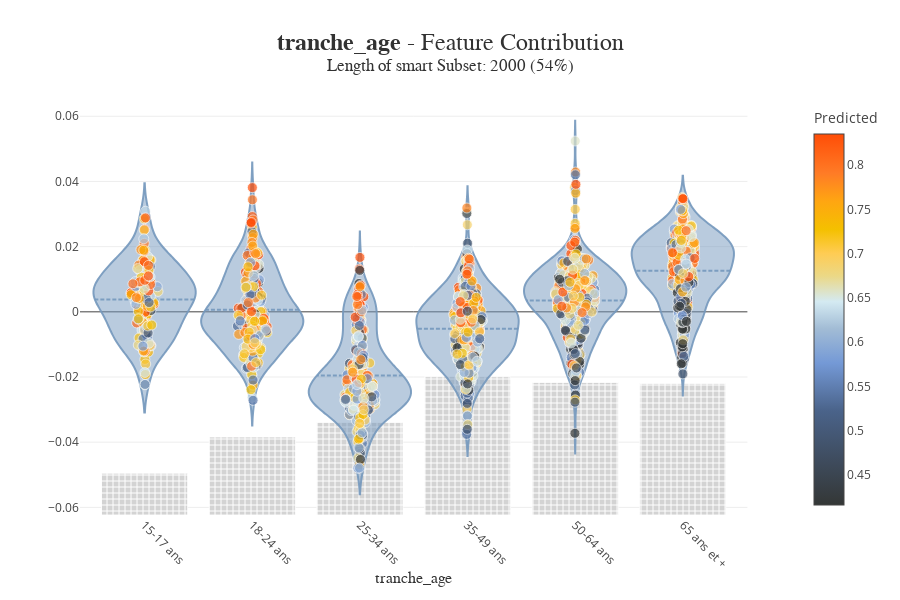

Notebook source saved alongside this figure:
### Code cell
#détail par variable avec Shapash
xpl.plot.contribution_plot(col="tranche_age")

### Figure 1 — Plotly figure (JSON) as saved in the notebook; plotly's stock layout.template omitted (floating-point values rounded to 4 significant figures; data arrays with more than 128 entries replaced by an {"elided": "..."} marker saying what was removed)
{"data": [{"hoverinfo": "none", "marker": {"color": "white", "line": {"color": "white", "width": 0.8}, "pattern": {"bgcolor": "rgb(211, 211, 211)", "fillmode": "replace", "shape": "+", "size": 6}}, "showlegend": false, "type": "bar", "x": [0], "y": [0.068]}, {"hovertext": {"elided": "136 str values"}, "line": {"color": "rgba(117, 152, 189, 0.9)"}, "marker": {"line": {"color": "white", "width": 0.8}, "size": 10}, "meanline": {"visible": true}, "name": "15-17 ans", "points": false, "showlegend": false, "side": "both", "type": "violin", "x": {"elided": "136 int values"}, "xaxis": "x", "y": {"elided": "136 float values"}, "yaxis": "y2"}, {"customdata": {"elided": "136x2 mixed values"}, "hovertemplate": "<b>%{hovertext}</b><br />tranche_age :<br />%{customdata[0]}<br />Contribution: %{y:.4f}<extra></extra>", "hovertext": {"elided": "136 str values"}, "marker": {"cmax": 0.835, "cmin": 0.4161, "color": {"elided": "136 float values"}, "colorscale": [[0, "rgb(52, 55, 54)"], [0.254, "rgb(74, 99, 138)"], [0.3824, "rgb(116, 153, 214)"], [0.4755, "rgb(162, 188, 213)"], [0.5482, "rgb(212, 234, 242)"], [0.6171, "rgb(235, 216, 134)"], [0.6789, "rgb(255, 204, 83)"], [0.7427, "rgb(244, 192, 0)"], [0.818, "rgb(255, 166, 17)"], [0.8945, "rgb(255, 123, 38)"], [1, "rgb(255, 77, 7)"]], "line": {"color": "white", "width": 0.8}, "opacity": 0.7, "size": 10}, "mode": "markers", "name": "15-17 ans", "showlegend": false, "type": "scatter", "x": {"elided": "136 float values"}, "xaxis": "x", "y": {"elided": "136 float values"}, "yaxis": "y2"}, {"hoverinfo": "none", "marker": {"color": "white", "line": {"color": "white", "width": 0.8}, "pattern": {"bgcolor": "rgb(211, 211, 211)", "fillmode": "replace", "shape": "+", "size": 6}}, "showlegend": false, "type": "bar", "x": [1], "y": [0.127]}, {"hovertext": {"elided": "254 str values"}, "line": {"color": "rgba(117, 152, 189, 0.9)"}, "marker": {"line": {"color": "white", "width": 0.8}, "size": 10}, "meanline": {"visible": true}, "name": "18-24 ans", "points": false, "showlegend": false, "side": "both", "type": "violin", "x": {"elided": "254 int values"}, "xaxis": "x", "y": {"elided": "254 float values"}, "yaxis": "y2"}, {"customdata": {"elided": "254x2 mixed values"}, "hovertemplate": "<b>%{hovertext}</b><br />tranche_age :<br />%{customdata[0]}<br />Contribution: %{y:.4f}<extra></extra>", "hovertext": {"elided": "254 str values"}, "marker": {"cmax": 0.835, "cmin": 0.4161, "color": {"elided": "254 float values"}, "colorscale": [[0, "rgb(52, 55, 54)"], [0.254, "rgb(74, 99, 138)"], [0.3824, "rgb(116, 153, 214)"], [0.4755, "rgb(162, 188, 213)"], [0.5482, "rgb(212, 234, 242)"], [0.6171, "rgb(235, 216, 134)"], [0.6789, "rgb(255, 204, 83)"], [0.7427, "rgb(244, 192, 0)"], [0.818, "rgb(255, 166, 17)"], [0.8945, "rgb(255, 123, 38)"], [1, "rgb(255, 77, 7)"]], "line": {"color": "white", "width": 0.8}, "opacity": 0.7, "size": 10}, "mode": "markers", "name": "18-24 ans", "showlegend": false, "type": "scatter", "x": {"elided": "254 float values"}, "xaxis": "x", "y": {"elided": "254 float values"}, "yaxis": "y2"}, {"hoverinfo": "none", "marker": {"color": "white", "line": {"color": "white", "width": 0.8}, "pattern": {"bgcolor": "rgb(211, 211, 211)", "fillmode": "replace", "shape": "+", "size": 6}}, "showlegend": false, "type": "bar", "x": [2], "y": [0.1505]}, {"hovertext": {"elided": "301 str values"}, "line": {"color": "rgba(117, 152, 189, 0.9)"}, "marker": {"line": {"color": "white", "width": 0.8}, "size": 10}, "meanline": {"visible": true}, "name": "25-34 ans", "points": false, "showlegend": false, "side": "both", "type": "violin", "x": {"elided": "301 int values"}, "xaxis": "x", "y": {"elided": "301 float values"}, "yaxis": "y2"}, {"customdata": {"elided": "301x2 mixed values"}, "hovertemplate": "<b>%{hovertext}</b><br />tranche_age :<br />%{customdata[0]}<br />Contribution: %{y:.4f}<extra></extra>", "hovertext": {"elided": "301 str values"}, "marker": {"cmax": 0.835, "cmin": 0.4161, "color": {"elided": "301 float values"}, "colorscale": [[0, "rgb(52, 55, 54)"], [0.254, "rgb(74, 99, 138)"], [0.3824, "rgb(116, 153, 214)"], [0.4755, "rgb(162, 188, 213)"], [0.5482, "rgb(212, 234, 242)"], [0.6171, "rgb(235, 216, 134)"], [0.6789, "rgb(255, 204, 83)"], [0.7427, "rgb(244, 192, 0)"], [0.818, "rgb(255, 166, 17)"], [0.8945, "rgb(255, 123, 38)"], [1, "rgb(255, 77, 7)"]], "line": {"color": "white", "width": 0.8}, "opacity": 0.7, "size": 10}, "mode": "markers", "name": "25-34 ans", "showlegend": false, "type": "scatter", "x": {"elided": "301 float values"}, "xaxis": "x", "y": {"elided": "301 float values"}, "yaxis": "y2"}, {"hoverinfo": "none", "marker": {"color": "white", "line": {"color": "white", "width": 0.8}, "pattern": {"bgcolor": "rgb(211, 211, 211)", "fillmode": "replace", "shape": "+", "size": 6}}, "showlegend": false, "type": "bar", "x": [3], "y": [0.225]}, {"hovertext": {"elided": "450 str values"}, "line": {"color": "rgba(117, 152, 189, 0.9)"}, "marker": {"line": {"color": "white", "width": 0.8}, "size": 10}, "meanline": {"visible": true}, "name": "35-49 ans", "points": false, "showlegend": false, "side": "both", "type": "violin", "x": {"elided": "450 int values"}, "xaxis": "x", "y": {"elided": "450 float values"}, "yaxis": "y2"}, {"customdata": {"elided": "450x2 mixed values"}, "hovertemplate": "<b>%{hovertext}</b><br />tranche_age :<br />%{customdata[0]}<br />Contribution: %{y:.4f}<extra></extra>", "hovertext": {"elided": "450 str values"}, "marker": {"cmax": 0.835, "cmin": 0.4161, "color": {"elided": "450 float values"}, "colorscale": [[0, "rgb(52, 55, 54)"], [0.254, "rgb(74, 99, 138)"], [0.3824, "rgb(116, 153, 214)"], [0.4755, "rgb(162, 188, 213)"], [0.5482, "rgb(212, 234, 242)"], [0.6171, "rgb(235, 216, 134)"], [0.6789, "rgb(255, 204, 83)"], [0.7427, "rgb(244, 192, 0)"], [0.818, "rgb(255, 166, 17)"], [0.8945, "rgb(255, 123, 38)"], [1, "rgb(255, 77, 7)"]], "line": {"color": "white", "width": 0.8}, "opacity": 0.7, "size": 10}, "mode": "markers", "name": "35-49 ans", "showlegend": false, "type": "scatter", "x": {"elided": "450 float values"}, "xaxis": "x", "y": {"elided": "450 float values"}, "yaxis": "y2"}, {"hoverinfo": "none", "marker": {"color": "white", "line": {"color": "white", "width": 0.8}, "pattern": {"bgcolor": "rgb(211, 211, 211)", "fillmode": "replace", "shape": "+", "size": 6}}, "showlegend": false, "type": "bar", "x": [4], "y": [0.2155]}, {"hovertext": {"elided": "431 str values"}, "line": {"color": "rgba(117, 152, 189, 0.9)"}, "marker": {"line": {"color": "white", "width": 0.8}, "size": 10}, "meanline": {"visible": true}, "name": "50-64 ans", "points": false, "showlegend": false, "side": "both", "type": "violin", "x": {"elided": "431 int values"}, "xaxis": "x", "y": {"elided": "431 float values"}, "yaxis": "y2"}, {"customdata": {"elided": "431x2 mixed values"}, "hovertemplate": "<b>%{hovertext}</b><br />tranche_age :<br />%{customdata[0]}<br />Contribution: %{y:.4f}<extra></extra>", "hovertext": {"elided": "431 str values"}, "marker": {"cmax": 0.835, "cmin": 0.4161, "color": {"elided": "431 float values"}, "colorscale": [[0, "rgb(52, 55, 54)"], [0.254, "rgb(74, 99, 138)"], [0.3824, "rgb(116, 153, 214)"], [0.4755, "rgb(162, 188, 213)"], [0.5482, "rgb(212, 234, 242)"], [0.6171, "rgb(235, 216, 134)"], [0.6789, "rgb(255, 204, 83)"], [0.7427, "rgb(244, 192, 0)"], [0.818, "rgb(255, 166, 17)"], [0.8945, "rgb(255, 123, 38)"], [1, "rgb(255, 77, 7)"]], "line": {"color": "white", "width": 0.8}, "opacity": 0.7, "size": 10}, "mode": "markers", "name": "50-64 ans", "showlegend": false, "type": "scatter", "x": {"elided": "431 float values"}, "xaxis": "x", "y": {"elided": "431 float values"}, "yaxis": "y2"}, {"hoverinfo": "none", "marker": {"color": "white", "line": {"color": "white", "width": 0.8}, "pattern": {"bgcolor": "rgb(211, 211, 211)", "fillmode": "replace", "shape": "+", "size": 6}}, "showlegend": false, "type": "bar", "x": [5], "y": [0.214]}, {"hovertext": {"elided": "428 str values"}, "line": {"color": "rgba(117, 152, 189, 0.9)"}, "marker": {"line": {"color": "white", "width": 0.8}, "size": 10}, "meanline": {"visible": true}, "name": "65 ans et +", "points": false, "showlegend": false, "side": "both", "type": "violin", "x": {"elided": "428 int values"}, "xaxis": "x", "y": {"elided": "428 float values"}, "yaxis": "y2"}, {"customdata": {"elided": "428x2 mixed values"}, "hovertemplate": "<b>%{hovertext}</b><br />tranche_age :<br />%{customdata[0]}<br />Contribution: %{y:.4f}<extra></extra>", "hovertext": {"elided": "428 str values"}, "marker": {"cmax": 0.835, "cmin": 0.4161, "color": {"elided": "428 float values"}, "colorscale": [[0, "rgb(52, 55, 54)"], [0.254, "rgb(74, 99, 138)"], [0.3824, "rgb(116, 153, 214)"], [0.4755, "rgb(162, 188, 213)"], [0.5482, "rgb(212, 234, 242)"], [0.6171, "rgb(235, 216, 134)"], [0.6789, "rgb(255, 204, 83)"], [0.7427, "rgb(244, 192, 0)"], [0.818, "rgb(255, 166, 17)"], [0.8945, "rgb(255, 123, 38)"], [1, "rgb(255, 77, 7)"]], "line": {"color": "white", "width": 0.8}, "opacity": 0.7, "size": 10}, "mode": "markers", "name": "65 ans et +", "showlegend": false, "type": "scatter", "x": {"elided": "428 float values"}, "xaxis": "x", "y": {"elided": "428 float values"}, "yaxis": "y2"}, {"hoverinfo": "none", "marker": {"color": {"elided": "2000 float values"}, "coloraxis": "coloraxis", "line": {"color": "white", "width": 0.8}, "size": 10}, "mode": "markers", "showlegend": false, "type": "scatter", "x": [null], "xaxis": "x", "y": [null], "yaxis": "y2"}], "layout": {"barmode": "overlay", "boxmode": "group", "coloraxis": {"cmax": 0.835, "cmin": 0.4161, "colorbar": {"title": {"text": "Predicted"}}, "colorscale": [[0, "rgb(52, 55, 54)"], [0.254, "rgb(74, 99, 138)"], [0.3824, "rgb(116, 153, 214)"], [0.4755, "rgb(162, 188, 213)"], [0.5482, "rgb(212, 234, 242)"], [0.6171, "rgb(235, 216, 134)"], [0.6789, "rgb(255, 204, 83)"], [0.7427, "rgb(244, 192, 0)"], [0.818, "rgb(255, 166, 17)"], [0.8945, "rgb(255, 123, 38)"], [1, "rgb(255, 77, 7)"]]}, "height": 600, "hovermode": "closest", "title": {"font": {"color": "rgb(50, 50, 50)", "family": "Arial", "size": 24}, "text": "<b>tranche_age</b> - Feature Contribution<br><sup>Length of smart Subset: 2000 (54%)</sup>", "x": 0.5, "xanchor": "center", "y": 0.9167, "yanchor": "middle"}, "violingap": 0.05, "violingroupgap": 0, "violinmode": "overlay", "width": 900, "xaxis": {"anchor": "y", "automargin": true, "domain": [0, 0.94], "dtick": 1, "range": [-0.6, 5.6], "tickangle": 45, "tickmode": "array", "ticktext": ["15-17 ans", "18-24 ans", "25-34 ans", "35-49 ans", "50-64 ans", "65 ans et +"], "tickvals": [0, 1, 2, 3, 4, 5], "title": {"font": {"color": "rgb(50, 50, 50)", "family": "Arial Black", "size": 16}, "text": "tranche_age"}, "type": "linear"}, "yaxis": {"anchor": "x", "automargin": true, "domain": [0, 1], "range": [0, 0.675], "showgrid": false, "showticklabels": false, "side": "right", "title": {"font": {"color": "rgb(50, 50, 50)", "family": "Arial Black", "size": 16}, "text": "Contribution"}, "visible": false}, "yaxis2": {"anchor": "x", "automargin": true, "overlaying": "y", "side": "left"}}}
